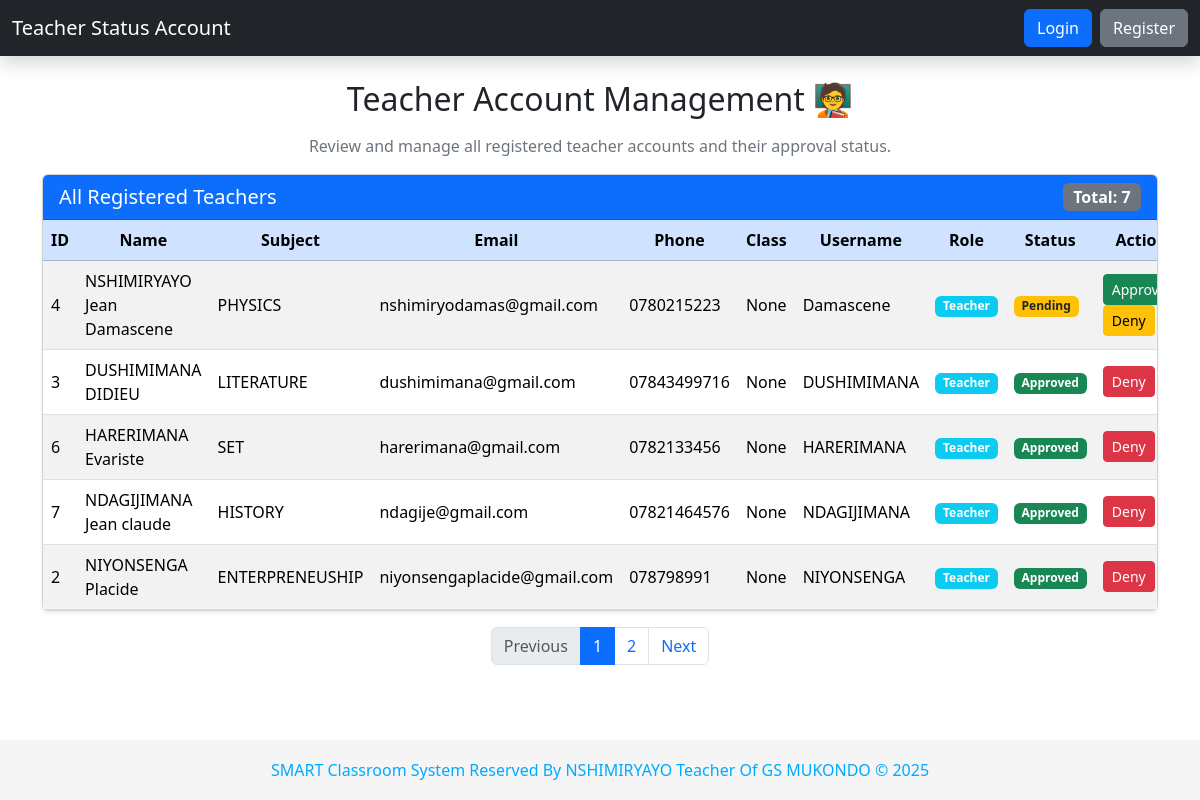
The app's page /admin/manage_teachers with its own data.
### tables this page shows
CREATE TABLE Teachers (
                TeacherID INTEGER PRIMARY KEY AUTOINCREMENT,
                Name TEXT NOT NULL,
                Subject TEXT,
                Username TEXT UNIQUE NOT NULL,
                Password TEXT NOT NULL,
                Role TEXT DEFAULT 'Teacher',
                IsApproved INTEGER DEFAULT 0,
                Email TEXT,
                Phone TEXT,
                Class TEXT
            , Gender TEXT, ClassTeacher TEXT);

### app.py (the view)
@app.route('/admin/manage_teachers')
def manage_teachers():
    page = request.args.get('page', 1, type=int)  # Current page
    per_page = 5  # Display 5 teachers per page
    all_teachers = get_all_teacher_management_data()
    total = len(all_teachers)
    start = (page - 1) * per_page
    end = start + per_page
    teachers_data = all_teachers[start:end]
    total_pages = (total + per_page - 1) // per_page  # ceil division
    return render_template(
        "manage_teachers.html",
        teachers=teachers_data,
        total_teachers=total,
        page=page,
        total_pages=total_pages
    )

### app.py (called while the page is built)
@app.context_processor
def inject_global_vars():
    return {'now': datetime.now()}

### db_setup.py (called while the page is built)
def connect_db():
    try:
        conn = sqlite3.connect(DB_FILE)
        conn.row_factory = None
        return conn
    except sqlite3.Error as e:
        print(f"Database connection error: {e}")
        return None

### smart_scheduler.py (called while the page is built)
def get_all_teacher_management_data():
    conn = connect_db()
    cursor = conn.cursor()
    query = """
    SELECT
        TeacherID, Name, Subject, Username, Role, IsApproved, Email, Phone, Class
    FROM Teachers
    ORDER BY IsApproved ASC, Name ASC;
    """
    try:
        cursor.execute(query)
        teachers_data = cursor.fetchall()
        return teachers_data
    except sqlite3.Error as e:
        print(f"Database error fetching teacher management data: {e}")
        return []
    finally:
        conn.close()

### templates/manage_teachers.html (shortened to what this page needs)
{% extends "base.html" %}
{% block content %}
<div class="row justify-content-center">
    <div class="col-12">
        <h2 class="mb-3 text-center text-dark">Teacher Account Management 🧑‍🏫</h2>
        <p class="text-center text-secondary mb-3">
            Review and manage all registered teacher accounts and their approval status.
        </p>
        <div class="card shadow-sm">
            <div class="card-header bg-primary text-white d-flex justify-content-between align-items-center">
                <h5 class="mb-0">All Registered Teachers</h5>
                <span class="badge bg-secondary fs-6">Total: {{ total_teachers }}</span>
            </div>
            <div class="card-body p-0">
                {% if teachers | length == 0 %}
                <div class="alert alert-info text-center m-3" role="alert">
                    <i class="bi bi-info-circle-fill me-1"></i> No teacher accounts have been registered yet.
                </div>
                {% else %}
                <div class="table-responsive">
                    <table class="table table-striped table-hover mb-0 align-middle">
                        <thead class="table-primary text-center">
                            <tr>
                                <th>ID</th>
                                <th>Name</th>
                                <th>Subject</th>
                                <th>Email</th>
                                <th>Phone</th>
                                <th>Class</th>
                                <th>Username</th>
                                <th>Role</th>
                                <th>Status</th>
                                <th>Action</th>
                            </tr>
                        </thead>
                        <tbody>
                            {% for teacher in teachers %}
                            <tr>
                                <td>{{ teacher[0] }}</td>
                                <td>{{ teacher[1] }}</td>
                                <td>{{ teacher[2] }}</td>
                                <td>{{ teacher[6] }}</td>
                                <td>{{ teacher[7] }}</td>
                                <td>{{ teacher[8] }}</td>
                                <td>{{ teacher[3] }}</td>
                                <td>
                                    <span class="badge bg-{{ 'danger' if teacher[4]=='ICT_Admin' else 'info' }}">{{ teacher[4] }}</span>
                                </td>
                                <td>
                                    {% if teacher[5] == 1 %}
                                    <span class="badge bg-success"> Approved</span>
                                    {% elif teacher[5] == 2 %}
                                    <span class="badge bg-danger"><i class="bi bi-x-circle-fill"></i> Denied</span>
                                    {% else %}
                                    <span class="badge bg-warning text-dark"> Pending</span>
                                    {% endif %}
                                </td>
                                <td>
                                    {% if teacher[4] == 'ICT_Admin' %}
                                        <span class="text-secondary fw-bold">Admin</span>
                                    {% elif teacher[5] == 1 %}
                                        <form method="POST" action="{{ url_for('approve_teacher_account', teacher_id=teacher[0], action='deny') }}" class="d-inline">
                                            <button type="submit" class="btn btn-sm btn-danger"> Deny</button>
                                        </form>
                                    {% else %}
                                        <form method="POST" action="{{ url_for('approve_teacher_account', teacher_id=teacher[0], action='approve') }}" class="d-inline me-1">
                                            <button type="submit" class="btn btn-sm btn-success"> Approve</button>
                                        </form>
                                        {% if teacher[5] != 2 %}
                                            <form method="POST" action="{{ url_for('approve_teacher_account', teacher_id=teacher[0], action='deny') }}" class="d-inline">
                                                <button type="submit" class="btn btn-sm btn-warning"> Deny</button>
                                            </form>
                                        {% endif %}
                                    {% endif %}
                                </td>
                            </tr>
                            {% endfor %}
                        </tbody>
                    </table>
                </div>
                {% endif %}
            </div>
        </div>
        <nav aria-label="Page navigation" class="mt-3">
          <ul class="pagination justify-content-center">
            <li class="page-item {% if page <= 1 %}disabled{% endif %}">
              {% if page > 1 %}
                <a class="page-link" href="{{ url_for('manage_teachers', page=page-1) }}">Previous</a>
              {% else %}
                <span class="page-link">Previous</span>
              {% endif %}
            </li>
            {% for p in range(1, total_pages + 1) %}
              <li class="page-item {% if p == page %}active{% endif %}">
                <a class="page-link" href="{{ url_for('manage_teachers', page=p) }}">{{ p }}</a>
              </li>
            {% endfor %}
            <li class="page-item {% if page >= total_pages %}disabled{% endif %}">
              {% if page < total_pages %}
                <a class="page-link" href="{{ url_for('manage_teachers', page=page+1) }}">Next</a>
              {% else %}
                <span class="page-link">Next</span>
              {% endif %}
            </li>
          </ul>
        </nav>
    </div>
</div>
{% endblock %}

### templates/base.html (shortened to what this page needs)
<!DOCTYPE html>
<html lang="en">
<head>
    <link href="https://cdn.jsdelivr.net/npm/bootstrap@5.3.3/dist/css/bootstrap.min.css" rel="stylesheet">
</head>
<body>
    <nav class="navbar navbar-expand-lg navbar-dark bg-dark shadow">
        <div class="container-fluid">
            <a class="navbar-brand" href="{{ url_for('ict_admin_dashboard') }}">Teacher Status Account</a>
            <div class="collapse navbar-collapse" id="navbarNav">
                <ul class="navbar-nav">
                    {% if session.get('user_id') %}
                        <li class="nav-item">
                            <span class="navbar-text me-3">
                                Logged in as: <strong>{{ session.get('name') or session.get('username') }} ({{ session.get('role') }})</strong>
                            </span>
                        </li>
                        <li class="nav-item">
                            <a class="btn btn-danger" href="{{ url_for('logout') }}">Logout</a>
                        </li>
                    {% else %}
                        <li class="nav-item">
                            <a class="btn btn-primary me-2" href="{{ url_for('login') }}">Login</a>
                        </li>
                        <li class="nav-item">
                            <a class="btn btn-secondary" href="{{ url_for('register') }}">Register</a>
                        </li>
                    {% endif %}
                </ul>
            </div>
        </div>
    </nav>
    <div class="container mt-4">
        {% block content %}{% endblock %}
    </div>
    <footer class="footer text-center">
        <div class="container">
            <span class="text-sky">
                SMART Classroom System Reserved By NSHIMIRYAYO Teacher Of GS MUKONDO &copy;
                {% if now is defined %}
                    {{ now.year }}
                {% else %}
                    2025
                {% endif %}
            </span>
        </div>
    </footer>
</body>
</html>

### templates/base.html (style rules this page uses)
body { padding-bottom: 70px; }
.footer { position: fixed; bottom: 0; width: 100%; height: 60px; line-height: 60px; background-color: #f5f5f5; z-index: 1000; }
.footer .text-sky { color: #00aaff; font-weight: 500; }

### records on screen
Teachers: TeacherID "4", Name "NSHIMIRYAYO Jean Damascene", Subject "PHYSICS", Email "nshimiryodamas@gmail.com", Phone "0780215223", teacher "None", Username "Damascene", Role "Teacher", IsApproved "Pending"
Teachers: TeacherID "3", Name "DUSHIMIMANA DIDIEU", Subject "LITERATURE", Email "dushimimana@gmail.com", Phone "07843499716", teacher "None", Username "DUSHIMIMANA", Role "Teacher", IsApproved "Approved"
Teachers: TeacherID "6", Name "HARERIMANA Evariste", Subject "SET", Email "harerimana@gmail.com", Phone "0782133456", teacher "None", Username "HARERIMANA", Role "Teacher", IsApproved "Approved"
Teachers: TeacherID "7", Name "NDAGIJIMANA Jean claude", Subject "HISTORY", Email "ndagije@gmail.com", Phone "07821464576", teacher "None", Username "NDAGIJIMANA", Role "Teacher", IsApproved "Approved"
Teachers: TeacherID "2", Name "NIYONSENGA Placide", Subject "ENTERPRENEUSHIP", Email "niyonsengaplacide@gmail.com", Phone "078798991", teacher "None", Username "NIYONSENGA", Role "Teacher", IsApproved "Approved"

### other values on screen
{{ total_teachers }} "7"
{{ p }} "1" "2"
